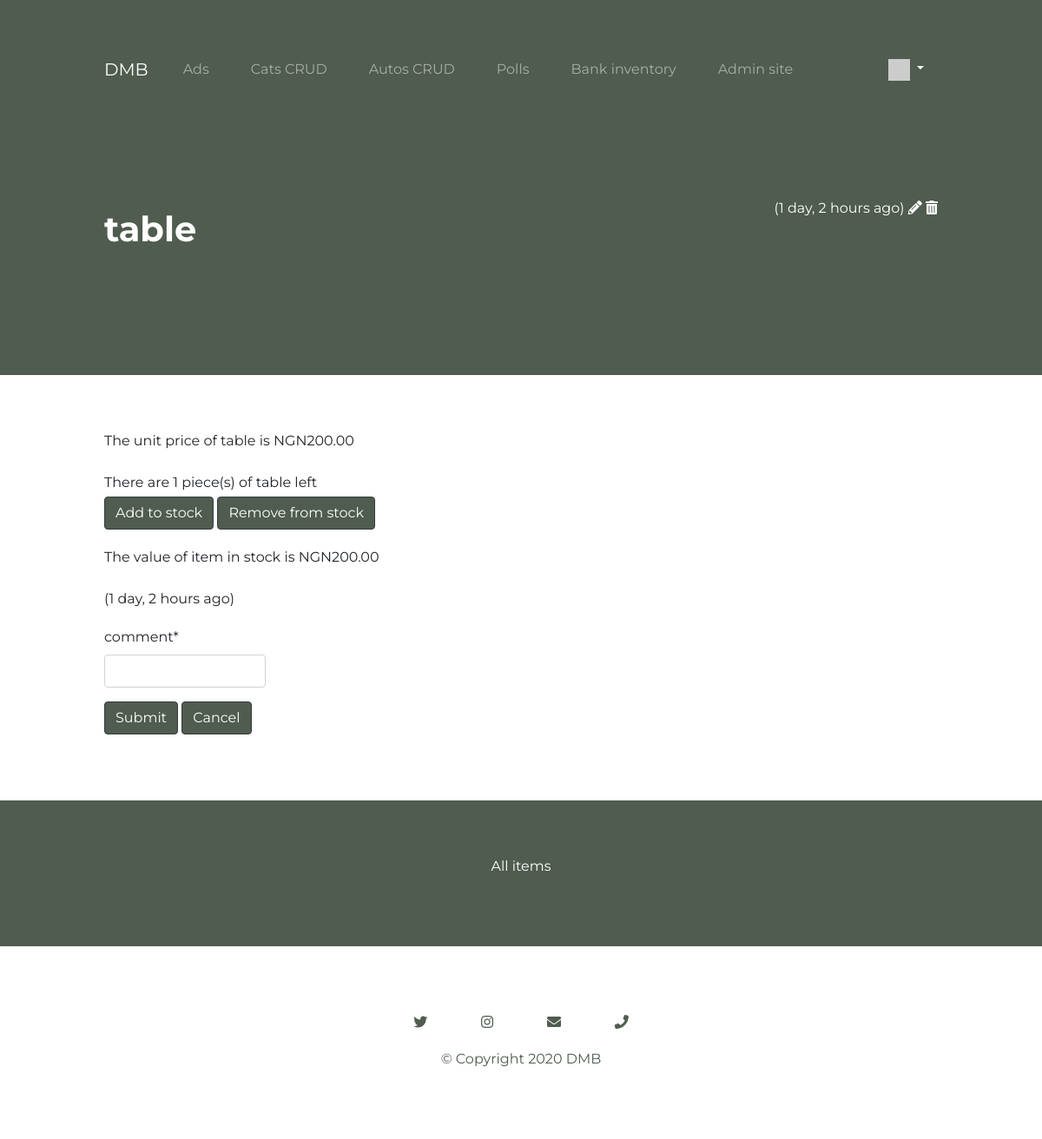
Before: /bank/item/18/detail (signed in) with the older database file.
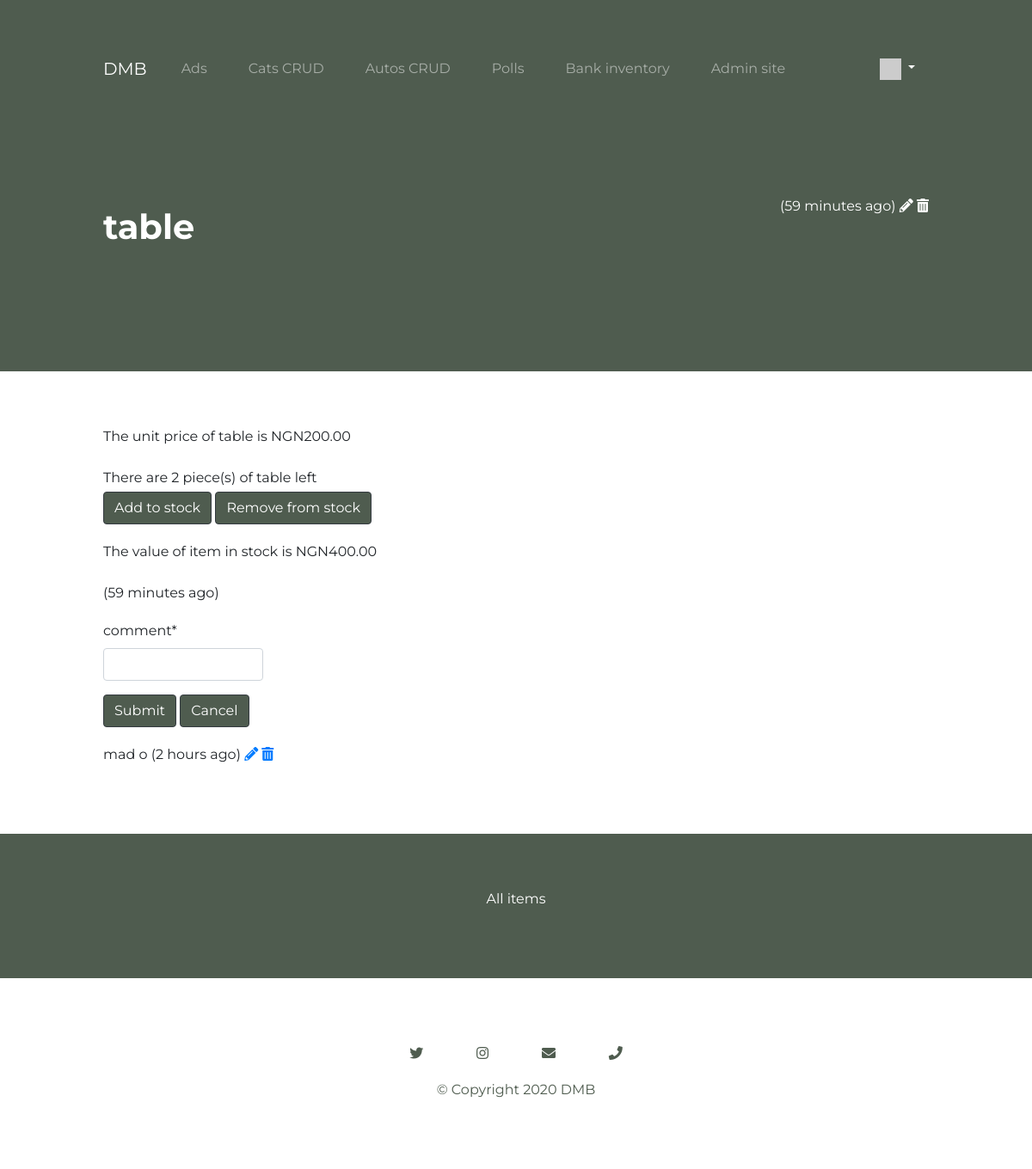
After: the same page with the newer database file.
### bank/models.py (models this page shows, shortened)
class Item(models.Model):
    name = models.CharField(
        max_length=200,
        unique = True,
        validators=[MinLengthValidator(2,'Item name must be greater than one character')])
    price = models.DecimalField(max_digits=12, decimal_places=2, null=True)
    quantity = models.PositiveIntegerField(null=True)
    total_price = models.DecimalField(max_digits=15, decimal_places=2, null=True)
    created_at = models.DateTimeField(auto_now_add=True)
    updated_at = models.DateTimeField(auto_now=True)
    picture = models.BinaryField(null=True, blank=True, editable=True)
    content_type = models.CharField(max_length=256, null=True, blank=True,
    help_text='The MIMEType of the file')
    category = models.ForeignKey('Category', on_delete=models.CASCADE, null=True, related_name='item_category')

class Comment(models.Model):
    text = models.CharField(
        max_length=200,
        validators=[MinLengthValidator(3, "Comment must be greater than two characters")],
    )
    item = models.ForeignKey(Item, on_delete=models.CASCADE)
    user = models.ForeignKey(settings.AUTH_USER_MODEL, on_delete=models.CASCADE, related_name='comment_owner')
    created_at = models.DateTimeField(auto_now_add=True)
    updated_at = models.DateTimeField(auto_now=True)

### bank/views.py (the view)
# urls.py: path('item/<int:pk>/detail', views.ItemDetailView.as_view(), name = 'item_detail'),
class ItemDetailView(LoginRequiredMixin, DetailView):
    model = Item
    template_name = 'bank/item_detail.html'
    def get(self, request, pk):
        item = Item.objects.get(id=pk)
        comments = Comment.objects.filter(item = item).order_by('-updated_at')
        comment_item = CommentForm()
        ctx = {'item': item, 'comments': comments, 'comment_item': comment_item}
        return render(request, self.template_name, ctx)

### bank/forms.py
class CommentForm(ModelForm):
    class Meta:
        model = Comment
        fields = ['text']
        labels = {'text': 'comment'}

### home/context_processors.py (called while the page is built)
def settings(request):
    return {
        'settings': django_settings,
    }

### home/templatetags/app_tags.py (called while the page is built)
@register.filter(name='gravatar')
def gravatar(user, size=35):
    email = str(user.email.strip().lower()).encode('utf-8')
    email_hash = md5(email).hexdigest()
    url = "//www.gravatar.com/avatar/{0}?s={1}&d=identicon&r=PG"
    return url.format(email_hash, size)

### bank/templates/bank/item_detail.html (shortened to what this page needs)
{% extends "base_menu.html" %}
{% load humanize %}
{% block content %}
<section id="title" class="colored-section">
    <div class="container-fluid">
        <span style="float: right;">
            <p>({{ item.updated_at|naturaltime }}) <a href="{% url 'bank:item_update' item.id %}"><i class="fa fa-pencil"></i></a> <a href="{% url 'bank:item_delete' item.id %}"><i class="fa fa-trash"></i></a></p>
        </span>
        <h1 class="section-heading">{{item.name}}</h1>
    </div>
  </section>
<div class="container-fluid">
    <div class="row">
        <div class="col-lg-6">
            <p>The unit price of {{ item.name }} is NGN{{ item.price }}</p>
            <p>There are {{item.quantity}} piece(s) of {{item.name}} left <br>
            <button class="btn btn-md btn-dark" type="button" onclick="window.location.href='{% url "bank:item_add" item.id %}';">Add to stock</button>
            <button class="btn btn-md btn-dark" type="button" onclick="window.location.href='{% url "bank:item_remove" item.id %}';">Remove from stock</button>
            </p>
            <p>The value of item in stock is NGN{{item.total_price}}</p>
            <p>({{ item.updated_at|naturaltime }})</p>
            <p>{% if user.is_authenticated %}
                {% load crispy_forms_tags %}
                <form method="POST" action="{% url 'bank:item_comment' item.id %}" style="max-width: 40%;">
                    {{ comment_item|crispy }}
                    <button class="btn btn-md btn-dark" type="submit">Submit</button>
                    <button class="btn btn-md btn-dark" type="button" onclick="window.location.href='{% url 'bank:item_detail' item.id %}'; return false">Cancel</button>
                </form>
                {% endif %}
            </p>
            {% for comment in comments %}
            <p>{{ comment.text }}
            ({{ comment.updated_at|naturaltime }})
            {% if user == comment.user %}
                <a href="{% url 'bank:item_comment_edit' comment.id %}"><i class="fa fa-pencil"></i></a>
                <a href="{% url 'bank:item_comment_delete' comment.id %}"><i class="fa fa-trash"></i></a>
            {% endif %}
            </p>
            {% endfor %}
        </div>
        <div class="col-lg-6">
        </div>
    </div>
</div>
<div class="container-fluid colored-section home">
    <p><a href="{% url 'bank:item_list' %}">All items</a></p>
</div>
{% endblock %}

Changed rows visible on the page:
changed Item "table": updated_at "1 day, 2 hours ago" → "59 minutes ago"; quantity "1" → "2"; total_price "200.00" → "400.00"
added Comment: text "mad o", updated_at "2 hours ago"
